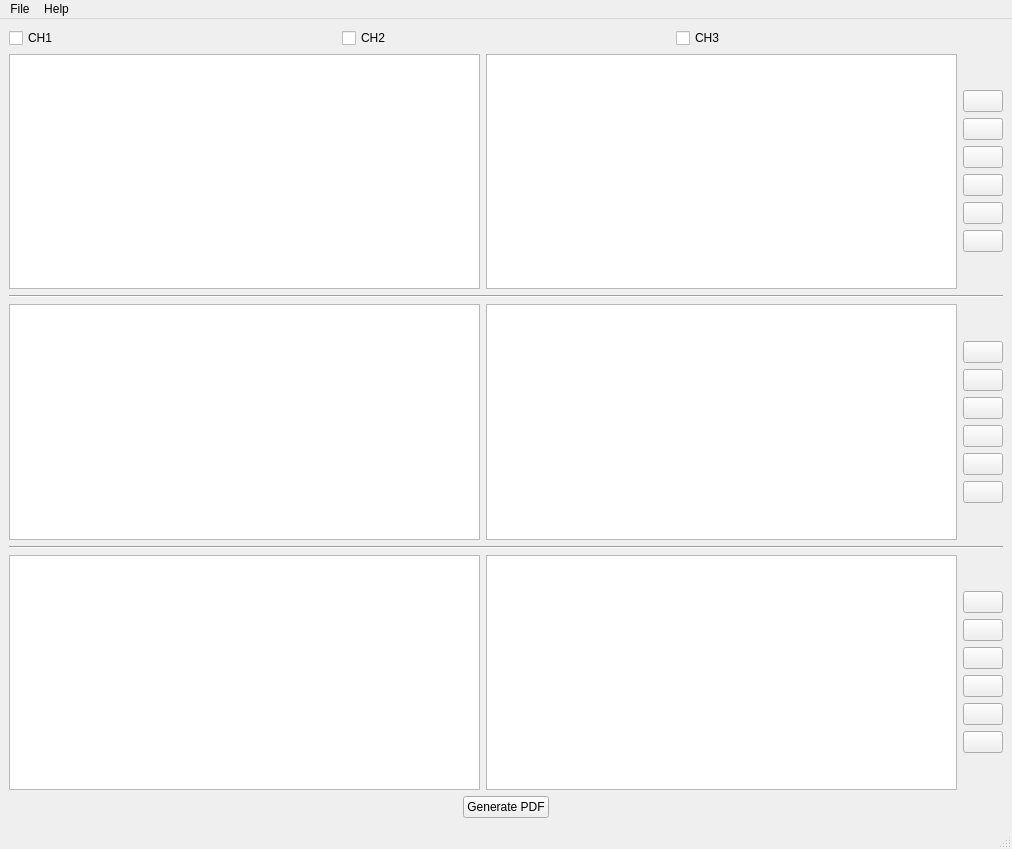
<?xml version="1.0" encoding="UTF-8"?>
<ui version="4.0">
 <class>MainWindow</class>
 <widget class="QMainWindow" name="MainWindow">
  <property name="geometry">
   <rect>
    <x>0</x>
    <y>0</y>
    <width>1012</width>
    <height>849</height>
   </rect>
  </property>
  <property name="windowTitle">
   <string>MainWindow</string>
  </property>
  <widget class="QWidget" name="centralwidget">
   <layout class="QVBoxLayout" name="verticalLayout">
    <item>
     <layout class="QHBoxLayout" name="showChannels">
      <item>
       <widget class="QCheckBox" name="showChannel1">
        <property name="text">
         <string>CH1</string>
        </property>
        <property name="shortcut">
         <string>Alt+1</string>
        </property>
       </widget>
      </item>
      <item>
       <widget class="QCheckBox" name="showChannel2">
        <property name="text">
         <string>CH2</string>
        </property>
        <property name="shortcut">
         <string>Alt+2</string>
        </property>
       </widget>
      </item>
      <item>
       <widget class="QCheckBox" name="showChannel3">
        <property name="text">
         <string>CH3</string>
        </property>
        <property name="shortcut">
         <string>Alt+3</string>
        </property>
       </widget>
      </item>
     </layout>
    </item>
    <item>
     <layout class="QHBoxLayout" name="Channel1Components">
      <item>
       <widget class="PlotWidget" name="signal1Graph"/>
      </item>
      <item>
       <widget class="PlotWidget" name="spectrogram1Graph"/>
      </item>
      <item>
       <layout class="QVBoxLayout" name="controls1">
        <item>
         <spacer name="verticalSpacer_5">
          <property name="orientation">
           <enum>Qt::Vertical</enum>
          </property>
          <property name="sizeHint" stdset="0">
           <size>
            <width>20</width>
            <height>40</height>
           </size>
          </property>
         </spacer>
        </item>
        <item>
         <widget class="QPushButton" name="playBtn1">
          <property name="enabled">
           <bool>true</bool>
          </property>
          <property name="maximumSize">
           <size>
            <width>50</width>
            <height>16777215</height>
           </size>
          </property>
          <property name="text">
           <string/>
          </property>
          <property name="icon">
           <iconset>
            <normaloff>Images/play.png</normaloff>Images/play.png</iconset>
          </property>
          <property name="shortcut">
           <string>Ctrl+P, Ctrl+1</string>
          </property>
         </widget>
        </item>
        <item>
         <widget class="QPushButton" name="pauseBtn1">
          <property name="maximumSize">
           <size>
            <width>50</width>
            <height>16777215</height>
           </size>
          </property>
          <property name="text">
           <string/>
          </property>
          <property name="icon">
           <iconset>
            <normaloff>Images/pause.png</normaloff>Images/pause.png</iconset>
          </property>
         </widget>
        </item>
        <item>
         <widget class="QPushButton" name="stopBtn1">
          <property name="maximumSize">
           <size>
            <width>50</width>
            <height>16777215</height>
           </size>
          </property>
          <property name="text">
           <string/>
          </property>
          <property name="icon">
           <iconset>
            <normaloff>Images/stop.png</normaloff>Images/stop.png</iconset>
          </property>
         </widget>
        </item>
        <item>
         <widget class="QPushButton" name="zoomInBtn1">
          <property name="maximumSize">
           <size>
            <width>50</width>
            <height>16777215</height>
           </size>
          </property>
          <property name="text">
           <string/>
          </property>
          <property name="icon">
           <iconset>
            <normaloff>Images/zoom-in.png</normaloff>Images/zoom-in.png</iconset>
          </property>
         </widget>
        </item>
        <item>
         <widget class="QPushButton" name="zoonOutBtn1">
          <property name="maximumSize">
           <size>
            <width>50</width>
            <height>16777215</height>
           </size>
          </property>
          <property name="text">
           <string/>
          </property>
          <property name="icon">
           <iconset>
            <normaloff>Images/zoom-out.png</normaloff>Images/zoom-out.png</iconset>
          </property>
         </widget>
        </item>
        <item>
         <widget class="QPushButton" name="clearBtn1">
          <property name="maximumSize">
           <size>
            <width>50</width>
            <height>16777215</height>
           </size>
          </property>
          <property name="text">
           <string/>
          </property>
          <property name="icon">
           <iconset>
            <normaloff>Images/delete.png</normaloff>Images/delete.png</iconset>
          </property>
         </widget>
        </item>
        <item>
         <spacer name="verticalSpacer_6">
          <property name="orientation">
           <enum>Qt::Vertical</enum>
          </property>
          <property name="sizeHint" stdset="0">
           <size>
            <width>20</width>
            <height>40</height>
           </size>
          </property>
         </spacer>
        </item>
       </layout>
      </item>
     </layout>
    </item>
    <item>
     <widget class="Line" name="line_2">
      <property name="orientation">
       <enum>Qt::Horizontal</enum>
      </property>
     </widget>
    </item>
    <item>
     <layout class="QHBoxLayout" name="Channel1Components_2">
      <item>
       <widget class="PlotWidget" name="signal2Graph"/>
      </item>
      <item>
       <widget class="PlotWidget" name="spectrograph2Graph"/>
      </item>
      <item>
       <layout class="QVBoxLayout" name="controls2">
        <item>
         <spacer name="verticalSpacer_7">
          <property name="orientation">
           <enum>Qt::Vertical</enum>
          </property>
          <property name="sizeHint" stdset="0">
           <size>
            <width>20</width>
            <height>40</height>
           </size>
          </property>
         </spacer>
        </item>
        <item>
         <widget class="QPushButton" name="playBtn2">
          <property name="enabled">
           <bool>true</bool>
          </property>
          <property name="maximumSize">
           <size>
            <width>50</width>
            <height>16777215</height>
           </size>
          </property>
          <property name="text">
           <string/>
          </property>
          <property name="icon">
           <iconset>
            <normaloff>Images/play.png</normaloff>Images/play.png</iconset>
          </property>
         </widget>
        </item>
        <item>
         <widget class="QPushButton" name="pauseBtn2">
          <property name="maximumSize">
           <size>
            <width>50</width>
            <height>16777215</height>
           </size>
          </property>
          <property name="text">
           <string/>
          </property>
          <property name="icon">
           <iconset>
            <normaloff>Images/pause.png</normaloff>Images/pause.png</iconset>
          </property>
         </widget>
        </item>
        <item>
         <widget class="QPushButton" name="stopBtn2">
          <property name="maximumSize">
           <size>
            <width>50</width>
            <height>16777215</height>
           </size>
          </property>
          <property name="text">
           <string/>
          </property>
          <property name="icon">
           <iconset>
            <normaloff>Images/stop.png</normaloff>Images/stop.png</iconset>
          </property>
         </widget>
        </item>
        <item>
         <widget class="QPushButton" name="zoomInBtn2">
          <property name="maximumSize">
           <size>
            <width>50</width>
            <height>16777215</height>
           </size>
          </property>
          <property name="text">
           <string/>
          </property>
          <property name="icon">
           <iconset>
            <normaloff>Images/zoom-in.png</normaloff>Images/zoom-in.png</iconset>
          </property>
         </widget>
        </item>
        <item>
         <widget class="QPushButton" name="zoonOutBtn2">
          <property name="maximumSize">
           <size>
            <width>50</width>
            <height>16777215</height>
           </size>
          </property>
          <property name="text">
           <string/>
          </property>
          <property name="icon">
           <iconset>
            <normaloff>Images/zoom-out.png</normaloff>Images/zoom-out.png</iconset>
          </property>
         </widget>
        </item>
        <item>
         <widget class="QPushButton" name="clearBtn2">
          <property name="maximumSize">
           <size>
            <width>50</width>
            <height>16777215</height>
           </size>
          </property>
          <property name="text">
           <string/>
          </property>
          <property name="icon">
           <iconset>
            <normaloff>Images/delete.png</normaloff>Images/delete.png</iconset>
          </property>
         </widget>
        </item>
        <item>
         <spacer name="verticalSpacer_8">
          <property name="orientation">
           <enum>Qt::Vertical</enum>
          </property>
          <property name="sizeHint" stdset="0">
           <size>
            <width>20</width>
            <height>40</height>
           </size>
          </property>
         </spacer>
        </item>
       </layout>
      </item>
     </layout>
    </item>
    <item>
     <widget class="Line" name="line">
      <property name="orientation">
       <enum>Qt::Horizontal</enum>
      </property>
     </widget>
    </item>
    <item>
     <layout class="QHBoxLayout" name="Channel3Components">
      <item>
       <widget class="PlotWidget" name="signal3Graph"/>
      </item>
      <item>
       <widget class="PlotWidget" name="spectrograph3Graph"/>
      </item>
      <item>
       <layout class="QVBoxLayout" name="controls3">
        <item>
         <spacer name="verticalSpacer_9">
          <property name="orientation">
           <enum>Qt::Vertical</enum>
          </property>
          <property name="sizeHint" stdset="0">
           <size>
            <width>20</width>
            <height>40</height>
           </size>
          </property>
         </spacer>
        </item>
        <item>
         <widget class="QPushButton" name="playBtn3">
          <property name="enabled">
           <bool>true</bool>
          </property>
          <property name="maximumSize">
           <size>
            <width>50</width>
            <height>16777215</height>
           </size>
          </property>
          <property name="text">
           <string/>
          </property>
          <property name="icon">
           <iconset>
            <normaloff>Images/play.png</normaloff>Images/play.png</iconset>
          </property>
         </widget>
        </item>
        <item>
         <widget class="QPushButton" name="pauseBtn3">
          <property name="maximumSize">
           <size>
            <width>50</width>
            <height>16777215</height>
           </size>
          </property>
          <property name="text">
           <string/>
          </property>
          <property name="icon">
           <iconset>
            <normaloff>Images/pause.png</normaloff>Images/pause.png</iconset>
          </property>
         </widget>
        </item>
        <item>
         <widget class="QPushButton" name="stopBtn3">
          <property name="maximumSize">
           <size>
            <width>50</width>
            <height>16777215</height>
           </size>
          </property>
          <property name="text">
           <string/>
          </property>
          <property name="icon">
           <iconset>
            <normaloff>Images/stop.png</normaloff>Images/stop.png</iconset>
          </property>
         </widget>
        </item>
        <item>
         <widget class="QPushButton" name="zoomInBtn3">
          <property name="maximumSize">
           <size>
            <width>50</width>
            <height>16777215</height>
           </size>
          </property>
          <property name="text">
           <string/>
          </property>
          <property name="icon">
           <iconset>
            <normaloff>Images/zoom-in.png</normaloff>Images/zoom-in.png</iconset>
          </property>
         </widget>
        </item>
        <item>
         <widget class="QPushButton" name="zoonOutBtn3">
          <property name="maximumSize">
           <size>
            <width>50</width>
            <height>16777215</height>
           </size>
          </property>
          <property name="text">
           <string/>
          </property>
          <property name="icon">
           <iconset>
            <normaloff>Images/zoom-out.png</normaloff>Images/zoom-out.png</iconset>
          </property>
         </widget>
        </item>
        <item>
         <widget class="QPushButton" name="clearBtn3">
          <property name="maximumSize">
           <size>
            <width>50</width>
            <height>16777215</height>
           </size>
          </property>
          <property name="text">
           <string/>
          </property>
          <property name="icon">
           <iconset>
            <normaloff>Images/delete.png</normaloff>Images/delete.png</iconset>
          </property>
         </widget>
        </item>
        <item>
         <spacer name="verticalSpacer_10">
          <property name="orientation">
           <enum>Qt::Vertical</enum>
          </property>
          <property name="sizeHint" stdset="0">
           <size>
            <width>20</width>
            <height>40</height>
           </size>
          </property>
         </spacer>
        </item>
       </layout>
      </item>
     </layout>
    </item>
    <item>
     <layout class="QHBoxLayout" name="generatePDFComponent">
      <item>
       <spacer name="horizontalSpacer">
        <property name="orientation">
         <enum>Qt::Horizontal</enum>
        </property>
        <property name="sizeHint" stdset="0">
         <size>
          <width>40</width>
          <height>20</height>
         </size>
        </property>
       </spacer>
      </item>
      <item>
       <widget class="QPushButton" name="generatePDF">
        <property name="text">
         <string>Generate PDF</string>
        </property>
        <property name="shortcut">
         <string>Ctrl+S</string>
        </property>
       </widget>
      </item>
      <item>
       <spacer name="horizontalSpacer_2">
        <property name="orientation">
         <enum>Qt::Horizontal</enum>
        </property>
        <property name="sizeHint" stdset="0">
         <size>
          <width>40</width>
          <height>20</height>
         </size>
        </property>
       </spacer>
      </item>
     </layout>
    </item>
   </layout>
  </widget>
  <widget class="QMenuBar" name="menubar">
   <property name="geometry">
    <rect>
     <x>0</x>
     <y>0</y>
     <width>1012</width>
     <height>26</height>
    </rect>
   </property>
   <widget class="QMenu" name="menuFile">
    <property name="title">
     <string>File</string>
    </property>
    <widget class="QMenu" name="menuOpen">
     <property name="title">
      <string>Open</string>
     </property>
     <addaction name="actionOpenChannel1"/>
     <addaction name="actionOpenChannel2"/>
     <addaction name="actionOpenChannel3"/>
    </widget>
    <addaction name="actionNew"/>
    <addaction name="menuOpen"/>
    <addaction name="actionExit"/>
   </widget>
   <widget class="QMenu" name="menuHelp">
    <property name="title">
     <string>Help</string>
    </property>
    <addaction name="actionAbout"/>
   </widget>
   <addaction name="menuFile"/>
   <addaction name="menuHelp"/>
  </widget>
  <widget class="QStatusBar" name="statusbar"/>
  <action name="actionNew">
   <property name="text">
    <string>New</string>
   </property>
   <property name="shortcut">
    <string>Ctrl+N</string>
   </property>
  </action>
  <action name="actionGenerate_PDF">
   <property name="text">
    <string>Generate PDF</string>
   </property>
   <property name="shortcut">
    <string>Ctrl+S</string>
   </property>
  </action>
  <action name="actionExit">
   <property name="text">
    <string>Exit</string>
   </property>
   <property name="shortcut">
    <string>Ctrl+Q</string>
   </property>
  </action>
  <action name="actionAbout">
   <property name="text">
    <string>About</string>
   </property>
   <property name="shortcut">
    <string>F1</string>
   </property>
  </action>
  <action name="actionOpenChannel1">
   <property name="text">
    <string>Channel 1</string>
   </property>
   <property name="shortcut">
    <string>Ctrl+1</string>
   </property>
  </action>
  <action name="actionOpenChannel2">
   <property name="text">
    <string>Channel 2</string>
   </property>
   <property name="shortcut">
    <string>Ctrl+2</string>
   </property>
  </action>
  <action name="actionOpenChannel3">
   <property name="text">
    <string>Channel 3</string>
   </property>
   <property name="shortcut">
    <string>Ctrl+3</string>
   </property>
  </action>
 </widget>
 <customwidgets>
  <customwidget>
   <class>PlotWidget</class>
   <extends>QGraphicsView</extends>
   <header>pyqtgraph</header>
   <container>1</container>
  </customwidget>
 </customwidgets>
 <resources/>
 <connections/>
</ui>
